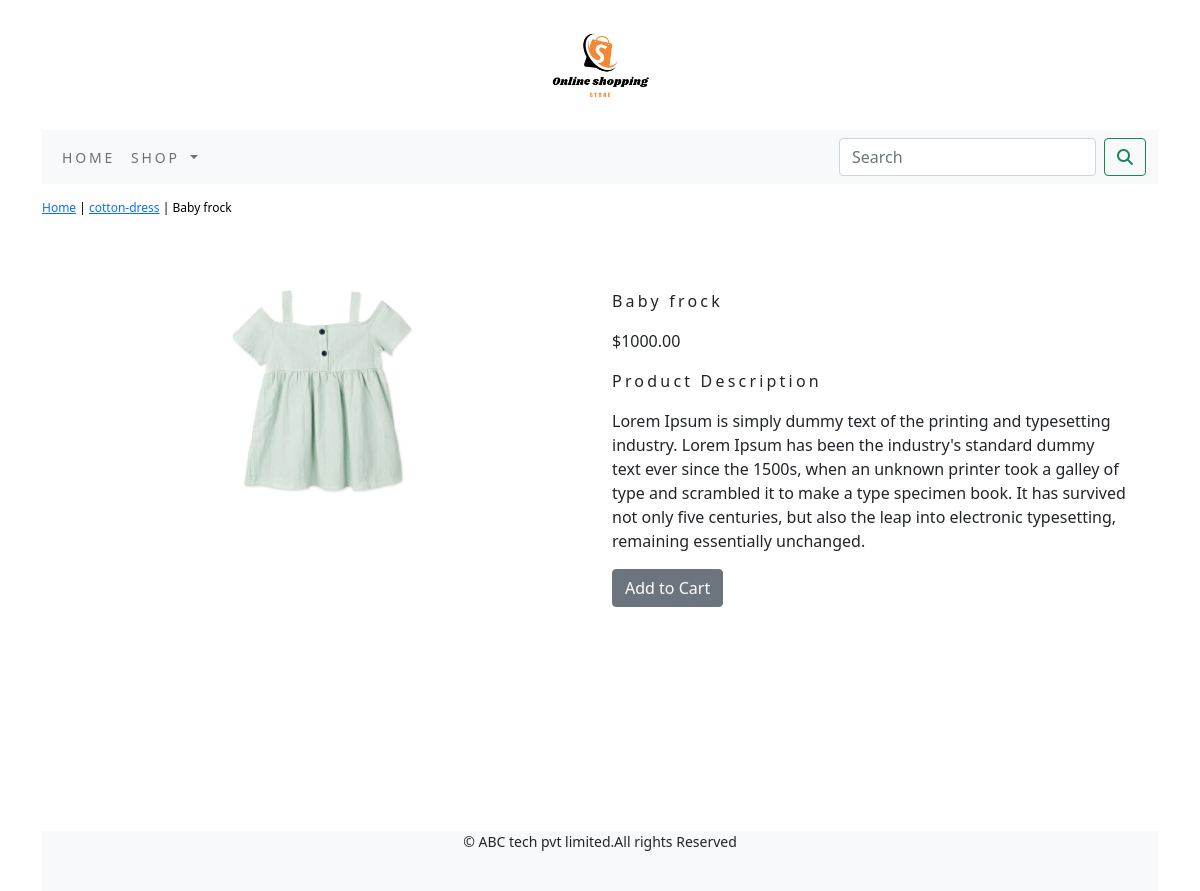
The page /shop/cotton-dress/baby-frock/ on the database its author committed.
### shop/models.py (models this page shows, shortened)
class Product(models.Model):
    name=models.CharField(max_length=200,unique=True)
    slug=models.SlugField(max_length=200,unique=True)
    description=models.TextField(blank=True)
    price=models.DecimalField(max_digits=10,decimal_places=2)
    category=models.ForeignKey(Category,on_delete=models.CASCADE)
    image = models.ImageField(upload_to='product', blank=True)
    stock=models.IntegerField()
    available=models.BooleanField(default=True)
    created=models.DateTimeField(auto_now_add=True)
    updated=models.DateTimeField(auto_now=True)
    class Meta:
        ordering=('name',)
        verbose_name='product'
        verbose_name_plural='products'

class Category(models.Model):
    name = models.CharField(max_length=200,unique=True)
    slug = models.SlugField(max_length=200,unique=True)
    description = models.TextField(blank=True)
    image= models.ImageField(upload_to='category',blank=True)
    class Meta:
        ordering=('name',)
        verbose_name='category'
        verbose_name_plural='categories'
    def get_url(self):
        return reverse('shop:products_by_category',args=[self.slug])
    def __str__(self):
        return '{}'.format(self.name)

### shop/views.py (the view)
# urls.py: path('<slug:c_slug>/<slug:product_slug>/',views.proDetail,name='prodCatdetail')
def proDetail(request,c_slug,product_slug):
    try:
        product=Product.objects.get(category__slug=c_slug,slug=product_slug)
    except Exception as e:
        raise e
    return render(request,'product.html',{'product':product})

### cart/context_processors.py (called while the page is built)
def counter(request):
    item_count=0
    if 'admin' in request.path:
        return {}
    else:
        try:
            cart=Cart.objects.filter(cart_id=_cart_id(request))
            cart_items=CartItem.objects.all().filter(cart=cart[:1])
            for cart_item in cart_items:
                item_count += cart_item.quantity
        except Cart.DoesNotExist:
            item_count=0
    return dict(item_count=item_count)

### cart/views.py (called while the page is built)
def _cart_id(request):
    cart=request.session.session_key
    if not cart:
        cart=request.session.create()
    return cart

### shop/context_processors.py (called while the page is built)
def menu_links(request):
    links=Category.objects.all()
    return dict(links=links)

### templates/product.html (shortened to what this page needs)
{% extends 'base.html' %}
{% load static %}
{% block content %}
<div class="row my_prod_row_class">
    <div class="mx_auto">
        <p><a href="{% url 'shop:allProdCat' %}">Home</a> | <a href="{{product.category.get_url}}">{{product.category}}</a> | {{product.name}} </p>
    </div>
</div>
<div class="container">
<br>
<div class="row">
    <div class="col-12 col-sm-12 col-md-12 col-lg-6 text-center">
        <div style="min-width:18rem">
            <img src="{{product.image.url}}" alt="{{product.name}}" style="height:230px">
        </div>
    </div>
        <div class="col-12 col-sm-12 col-md-12 col-lg-6">
            <div>
                <h1 class="my_prod_title">{{product.name}}</h1>
                <p>${{product.price}}</p>
                <p class="my_title">Product Description</p>
                <p class="text-justify my_prod_text">{{product.description}}</p>
                {% if product.stock <= 0 %}
                <p class="text-justify my_prod_text"><b>Out of stock</b></p>
                {% else %}
                <a style="margin-bottom:100px" class="btn btn-secondary" href="{% url 'cart:add_cart' product.id %}">Add to Cart</a>
                {% endif %}
            </div><br>
        </div>
</div>
{% endblock %}

### templates/base.html (shortened to what this page needs)
{%load static %}
<!DOCTYPE html>
<html lang="en">
<head>
    <link rel="stylesheet" href="{% static 'css/custom.css' %}">
    <link href="{% static 'css/bootstrap.min.css' %}" rel="stylesheet">
</head>
<body>
<div class="container">
    {% include 'header.html' %}
    {% include 'nav.html' %}
    {% block content %}
    {% endblock %}
</div>
    {% include 'footer.html' %}
</body>
</html>

### templates/header.html
{% load static %}
<heade>
    <center>
        <a href="{%url 'shop:allProdCat' %}"><img src="{% static 'img/logo.png' %}" alt="log0oimage" width="130px" height="130px"></a>
    </center>
</heade>

### templates/nav.html (shortened to what this page needs)
<nav class="navbar navbar-expand-lg navbar-light bg-light">
  <div class="container-fluid">
    <div class="collapse navbar-collapse" id="navbarSupportedContent">
      <ul class="navbar-nav me-auto mb-2 mb-lg-0">
        <li class="nav-item">
          <a class="nav-link" href="#">Home</a>
        </li>
        <li class="nav-item dropdown {% if 'shop' in request.path %} active {% endif %}">
          <a class="nav-link dropdown-toggle" href="#" id="navbarDropdown" role="button" data-bs-toggle="dropdown" aria-expanded="false">
            Shop
          </a>
        </li>
      </ul>
      <form class="d-flex" action="{% url 'search_app:SearchResult' %}" method="get">
        <input class="form-control me-2" type="search" name="q" placeholder="Search" aria-label="Search">
        <button class="btn btn-outline-success" type="submit"><i class="fa fa-search" ></i></button>
      </form>
    </div>
  </div>
</nav>

### templates/footer.html
<div class="footer navbar-fixed-bottom my_footer">
  <p class="text-center">&copy; ABC tech pvt limited.All rights Reserved</p>
</div>

### static/css/custom.css (style rules this page uses)
body { font-family: 'Roboto', sans-serif; }
.nav-item { letter-spacing: .2em; font-size:14px; text-transform:uppercase; }
.my_footer { background-color:#f8f9fa; height:60px; margin-top:100px; }
.my_footer p { padding-top:2opx; font-size:14px; }
.my_title { font-size:16px; text_transform:uppercase; letter-spacing:.2em; }
.my_prod_row_class { padding-top:15px; padding-bottom:20px }
.my_prod_row_class .mx_auto { color:black; font-size:12px; text_decoration:None; }
.my_prod_title { font-size:16px; text_transform:uppercase; letter-spacing:.2em; padding-top:15px; padding-bottom:10px; }
.my_prod_text { padding-right:20px; }

### rows shown on the page
Product: category "cotton-dress", name "Baby frock", image (picture), price "1000.00", description "Lorem Ipsum is simply dummy text of the printing and typesetting industry. Lorem Ipsum has been the industry's standard dummy text ever since the 1500s, when an unknown printer took a galley of type and scrambled it to make a type specimen book. It has survived not only five centuries, but also the leap into electronic typesetting, remaining essentially unchanged."
